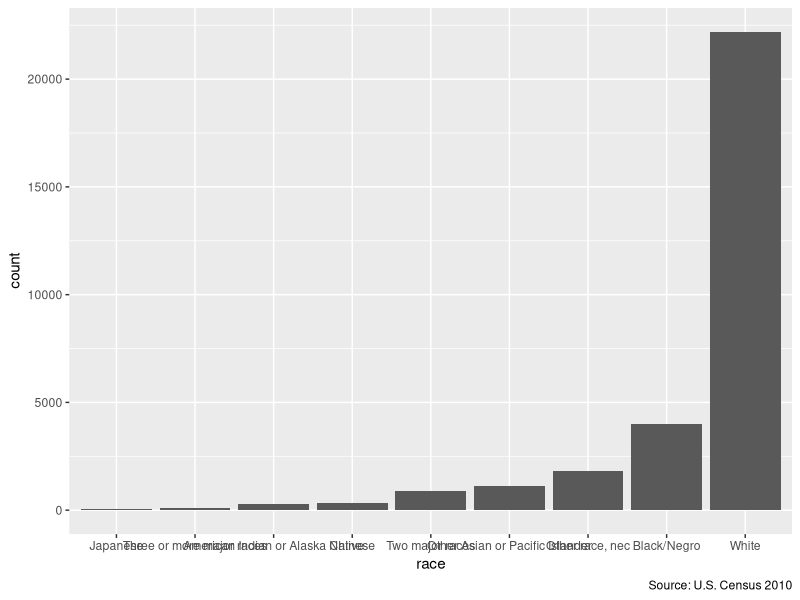

The R script that drew this image:
## ---- chunk 1
library(dplyr)
library(readr)
library(haven)
library(ggplot2)
## ---- chunk 2
cen10 <- read_csv("data/input/usc2010_001percent.csv", col_types = cols())
## ---- chunk 3
copy <- cen10 
## ---- chunk 4
copy
## ---- chunk 5
copy <- ""
## ---- chunk 6
copy
## ---- chunk 7
my_list <- list()
my_list
## ---- chunk 8
my_list[[1]] <- "contents of the first slot -- this is a string"
my_list[["slot 2"]] <- "contents of slot named slot 2"
my_list
## ---- chunk 9
my_list[[1]] <- c(1, 2, 3, 4, 5)
my_list
## ---- chunk 10
my_list[[1]][[1]] <- "subitem 1 in slot 1 of my_list"
my_list[[1]][[2]] <- "subitem 1 in slot 2 of my_list"
my_list[[1]][[3]] <- "subitem 1 in slot 3 of my_list"

my_list
## ---- chunk 11
class(cen10)
## ---- chunk 12
class("some random text")
## ---- chunk 13
pikachu <- list(name = "Pikachu",
                number = 25,
                type = "Electric",
                color = "Yellow")
## ---- chunk 14
class(pikachu) <- "Pokemon"
str(pikachu)
pikachu$type

## ---- chunk 15
# Input: an object of class "Pokemon"
# Output: A text summary of the Pokemon
summary.Pokemon <- function(x){
  out_text <- paste(x$name, " is a(n) ", x$type, 
  " type Pokemon. Its PokeDex number is ", 
  x$number, ". It is ", x$color, ".\n", sep="")
  cat(out_text)
}
## ---- chunk 16
summary(pikachu)
## ---- chunk 17
ols <- lm(mpg ~ wt + vs + gear + carb, mtcars)
class(ols)
## ---- chunk 18

grp_race <- group_by(cen10, race)%>%
  summarize(count = n())

grp_race_ordered <- arrange(grp_race, count) %>% 
  mutate(race = forcats::as_factor(race))

gg_tab <- ggplot(data = grp_race_ordered) +
  aes(x = race, y = count) +
  geom_col() +
  labs(caption = "Source: U.S. Census 2010")

gg_tab
## ---- chunk 19
gg_tab<- gg_tab + coord_flip()
## ---- chunk 20
str(my_list)
class(my_list)
## ---- chunk 21
str(pikachu)
## ---- chunk 22
nrow(cen10)
## ---- chunk 23
# Enter yourself
unique(cen10$race)
mean(cen10$race == "American Indian or Alaska Native")
## ---- chunk 24
grp_race_ordered$count
class(grp_race_ordered$count)
## ---- chunk 25
head(cen10$age)
## ---- chunk 26
my_name <- "Anton"
my_name
class(my_name)
## ---- chunk 27
my_name_letters <-  c("A","n","t","o","n")
my_name_letters
class(my_name_letters)
## ---- chunk 28
my_name2 <- "anton"
my_name == my_name2
## ---- chunk 29
count_men <- function(data) {
  
  nmen <- sum(data$sex == "Male")
  
  return(nmen)
}
## ---- chunk 30
count_men(cen10)
## ---- chunk 31
count_men(cen10[cen10$state == "California",])
## ---- chunk 32
nw_in_state <- function(data, state) {
  
  s.subset <- data[data$state == state,]
  total.s <- nrow(s.subset)
  nw.s <- sum(s.subset$race != "White")
  
  nw.s / total.s
}
## ---- chunk 33
nw_in_state(cen10, "Massachusetts")

## ---- chunk 34
# Enter on your own

## ---- chunk 35
# Enter on your own
## ---- chunk 36
# Enter on your own
## ---- chunk 37
help(package = "ggplot2")
## ---- chunk 38
library(ggplot2)
## ---- chunk 39
x <- 5
if (x >0) {
  print("positive number")
} else if (x == 0)  {
  print ("zero")
} else {
  print("negative number")
}
## ---- chunk 40
is_positive <- function(number) {
  if (number >0) {
    print("positive number")
  } else if (number == 0)  {
    print ("zero")
  } else {
    print("negative number")
  }
}

is_positive(5)
is_positive(-3)
## ---- chunk 41
fruits <- c("apples", "oranges", "grapes")
## ---- chunk 42
for (fruit in fruits) {
  print(paste("I love", fruit))
}
## ---- chunk 43
for (i in 1:length(fruits)) {
  print(paste("I love", fruits[i]))
}
## ---- chunk 44
states_of_interest <- c("California", "Massachusetts", "New Hampshire", "Washington")

for( state in states_of_interest){
  state_data <- cen10[cen10$state == state,]
  nmen <- sum(state_data$sex == "Male")

  n <- nrow(state_data)
  men_perc <- round(100*(nmen/n), digits=2)
  print(paste("Percentage of men in",state, "is", men_perc))

}

## ---- chunk 45
states_of_interest <- c("California", "Massachusetts", "New Hampshire", "Washington")
male_percentages <- c()
iter <-1 

for( state in states_of_interest){
  state_data <- cen10[cen10$state == state,]
  nmen <- sum(state_data$sex == "Male")
  n <- nrow(state_data)
  men_perc <- round(100*(nmen/n), digits=2)
  
  male_percentages <- c(male_percentages, men_perc)
  names(male_percentages)[iter] <- state
  iter <- iter + 1
}

male_percentages

## ---- chunk 46

states_of_interest <- c("California", "Massachusetts", "New Hampshire", "Washington")
for (state in states_of_interest) {
  for (race in unique(cen10$race)) {
    race_state_num <- nrow(cen10[cen10$race == race & cen10$state == state, ])
    state_pop <- nrow(cen10[cen10$state == state, ])
    race_perc <- round(100*(race_state_num/(state_pop)), digits=2)
    print(paste("Percentage of ", race , "in", state, "is", race_perc))
  }
}
## ---- chunk 47
# Enter yourself

## ---- chunk 48
states_of_interest <- c("California", "Massachusetts", "New Hampshire", "Washington")
# Enter yourself

## ---- chunk 49
states_of_interest <- c("California", "Massachusetts", "New Hampshire", "Washington")
for (state in states_of_interest) {
  for (race in unique(cen10$race)) {
    race_state_num <- nrow(cen10[cen10$race == race & cen10$state == state, ])
    state_pop <- nrow(cen10[cen10$state == state, ])
    race_perc <- round(100*(race_state_num/(state_pop)), digits=2)
    print(paste("Percentage of ", race , "in", state, "is", race_perc))
  }
}
## ---- chunk 50


